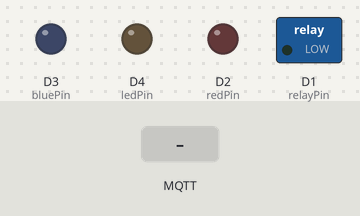
Bench run of a sketch on a simulated ESP8266 (NodeMCU). On the bench: switched loads named in the sketch (green lamp = pin HIGH), output pins drawn as LEDs (lit = HIGH). The test bench sets the inputs (shaded band). WiFi joins after 1.5 s; servers stay silent unless stated; no MQTT or app messages arrive unless stated; what the sketch prints to the serial monitor is not drawn.

Above: at 3.2 s.
3.3 s: MQTT message "1" arrives on the second subscribed topic
At 3.9 s:
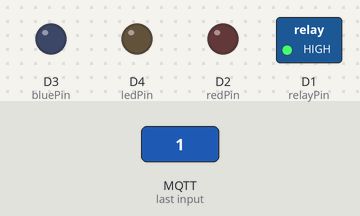
4.8 s: MQTT message "0" arrives on the second subscribed topic
At 6.2 s:
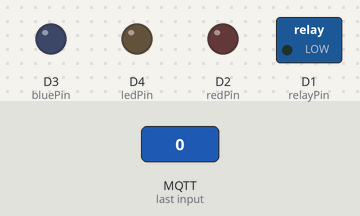
Timing chart, 0 to 7.8 s (numbered marks = the images above; inputs shaded):
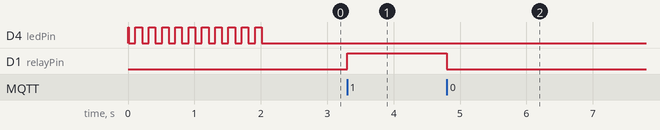

Measured:
- after the input at 3.3 s, D1 (relayPin): LOW → HIGH at once
- after the input at 4.8 s, D1 (relayPin): HIGH → LOW at once

The sketch:

ReleIoT.ino
```cpp
#include <PubSubClient.h>
#include <ESP8266WiFi.h>


// Mapa de pines físicos a números de GPIO
const int D0 = 16;
const int D1 = 5;
const int D2 = 4;
const int D3 = 0;
const int D4 = 2;
const int D5 = 14;
const int D6 = 12;
const int D7 = 13;
const int D8 = 15;
const int D9 = 3;
const int D10 = 1;


// Wifi config
const char* ssid = "IoT_God";
const char* password = "god12345";


const char* mqtt_server = "192.168.1.2";

WiFiClient espClient;
PubSubClient client(espClient);


const int ledPin = D4;  // LED integrado en ESP8266 (GPIO2)
const int relayPin = D1;
const int redPin = D2;
const int bluePin = D3;
const int greenPin = D4;

void controlVents(char mode) {
  if (mode == '1') {
    digitalWrite(relayPin, HIGH);
  } else if (mode == '0') {
    digitalWrite(relayPin, LOW);
  }
}

void controlRGB(char color, int value) {
  int pin;
  switch(color) {
    case 'R': pin = redPin; break;
    case 'G': pin = greenPin; break;
    case 'B': pin = bluePin; break;
    default: return;
  }
  analogWrite(pin, value);
}

void callback(char* topic, byte* payload, unsigned int length) {
  String msg;
  for (unsigned int i = 0; i < length; i++) {
    msg += (char)payload[i];
  }

  if (String(topic) == "FAN") {
    controlVents(msg.charAt(0));
  } else if (String(topic) == "LED") {
    char color = msg.charAt(0);
    int value = msg.substring(1).toInt();
    controlRGB(color, value);
  }
}

void setup_wifi() {
  delay(10);
  Serial.println();
  Serial.print("Conectando a ");
  Serial.println(ssid);

  WiFi.begin(ssid, password);

  while (WiFi.status() != WL_CONNECTED) {
    for (int i = 0; i < 5; i++) {
      digitalWrite(ledPin, LOW);  // apagado
      delay(100);
      digitalWrite(ledPin, HIGH); // encendido
      delay(100);
    }
    Serial.print(".");
  }

  Serial.println("");
  Serial.println("WiFi conectado");
  Serial.println("IP address: ");
  Serial.println(WiFi.localIP());
  digitalWrite(ledPin, LOW);
}

void reconnect() {
  while (!client.connected()) {
    Serial.print("Intentando conexion MQTT...");
    if (client.connect("ESP8266Client")) {
      Serial.println("conectado");
      client.subscribe("LED");
      client.subscribe("FAN");
    } else {
      Serial.print("fallo, rc=");
      Serial.print(client.state());
      Serial.println(" intentando de nuevo en 5 segundos");
      delay(5000);
    }
  }
}

void setup() {
  pinMode(ledPin, OUTPUT);
  pinMode(relayPin, OUTPUT);
  pinMode(redPin, OUTPUT);
  pinMode(bluePin, OUTPUT);
  pinMode(greenPin, OUTPUT);
  Serial.begin(115200);
  digitalWrite(relayPin, LOW);
  digitalWrite(redPin, LOW);
  digitalWrite(bluePin, LOW);
  digitalWrite(greenPin, LOW);
  digitalWrite(ledPin, HIGH); // apagado

  setup_wifi();
  client.setServer(mqtt_server, 1883);
  client.setCallback(callback);
}

void loop() {
  if (!client.connected()) {
    reconnect();
  }
  client.loop();
}
```
